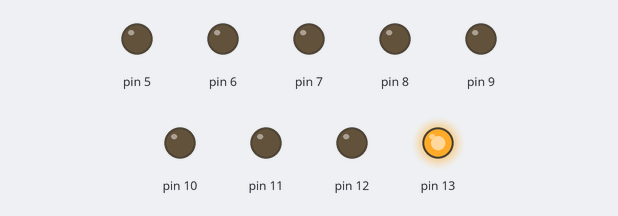
Bench run of a sketch on a simulated Arduino Uno, built with avr-gcc and run on an emulated ATmega328P. Parts: output pins drawn as LEDs (lit = HIGH).

Above: at 0.02 s.
At 0.52 s:
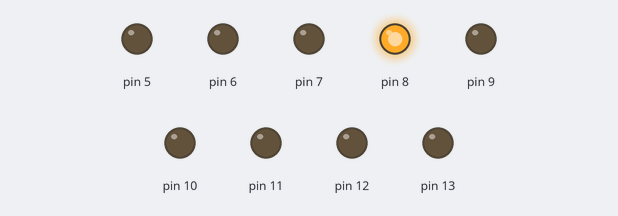
At 1.02 s:
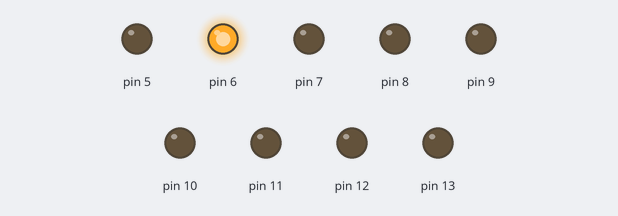
At 2.02 s:
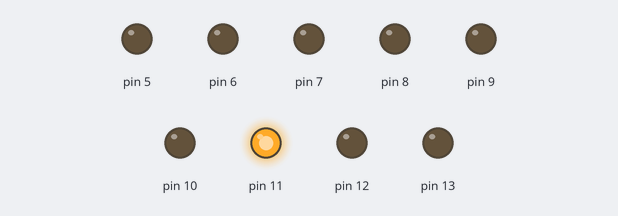
At 3.12 s:
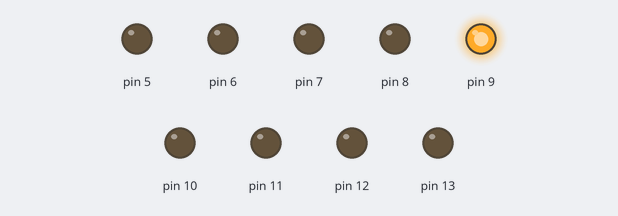
At 4.07 s:
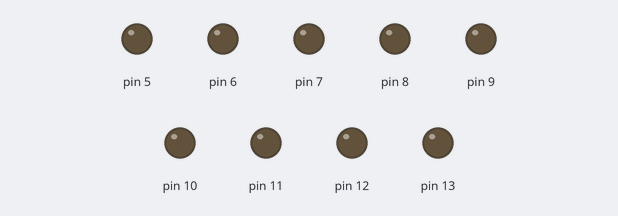
Timing chart, 0 to 4.4 s (numbered marks = the images above):
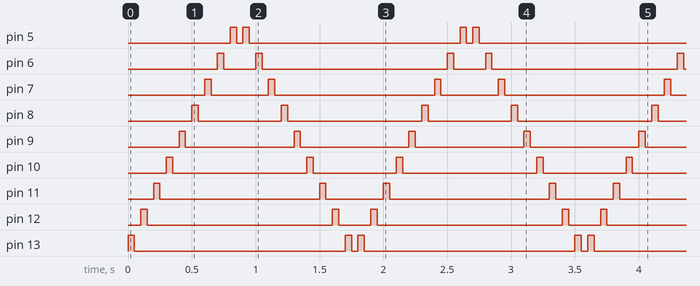

Measured:
- by itself, pin 5: repeats every 1.8 s: LOW 0.05 s, HIGH 0.05 s, LOW 1.7 s, HIGH 0.05 s
- by itself, pin 6: repeats every 1.8 s: LOW 0.25 s, HIGH 0.05 s, LOW 1.5 s, HIGH 0.05 s
- by itself, pin 7: repeats every 1.8 s: LOW 0.45 s, HIGH 0.05 s, LOW 1.3 s, HIGH 0.05 s
- by itself, pin 8: repeats every 1.8 s: LOW 0.65 s, HIGH 0.05 s, LOW 1.1 s, HIGH 0.05 s
- by itself, pin 9: alternates HIGH for 0.05 s and LOW for 0.85 s
- by itself, pin 10: repeats every 1.8 s: LOW 1.1 s, HIGH 0.05 s, LOW 0.65 s, HIGH 0.05 s
- by itself, pin 11: repeats every 1.8 s: LOW 1.3 s, HIGH 0.05 s, LOW 0.45 s, HIGH 0.05 s
- by itself, pin 12: repeats every 1.8 s: LOW 1.5 s, HIGH 0.05 s, LOW 0.25 s, HIGH 0.05 s

The sketch:

sketch_jun19a.ino
```cpp
void setup()
{
  pinMode(13,OUTPUT);
  pinMode(12,OUTPUT);
  pinMode(11,OUTPUT);
  pinMode(10,OUTPUT);
  pinMode(9,OUTPUT);
  pinMode(8,OUTPUT);
  pinMode(7,OUTPUT);
  pinMode(6,OUTPUT);
  pinMode(5,OUTPUT);
}

void loop()
{
  digitalWrite(13,HIGH);
  delay(50);
  digitalWrite(13,LOW);
  delay(50);

  digitalWrite(12,HIGH);
  delay(50);
  digitalWrite(12,LOW);
  delay(50);

  digitalWrite(11,HIGH);
  delay(50);
  digitalWrite(11,LOW);
  delay(50);

  digitalWrite(10,HIGH);
  delay(50);
  digitalWrite(10,LOW);
  delay(50);

  digitalWrite(9,HIGH);
  delay(50);
  digitalWrite(9,LOW);
  delay(50);

  digitalWrite(8,HIGH);
  delay(50);
  digitalWrite(8,LOW);
  delay(50);

  digitalWrite(7,HIGH);
  delay(50);
  digitalWrite(7,LOW);
  delay(50);

  digitalWrite(6,HIGH);
  delay(50);
  digitalWrite(6,LOW);
  delay(50);

  digitalWrite(5,HIGH);
  delay(50);
  digitalWrite(5,LOW);
  delay(50);

  // reverse 1

  digitalWrite(5,HIGH);
  delay(50);
  digitalWrite(5,LOW);
  delay(50);

  digitalWrite(6,HIGH);
  delay(50);
  digitalWrite(6,LOW);
  delay(50);

  digitalWrite(7,HIGH);
  delay(50);
  digitalWrite(7,LOW);
  delay(50);

  digitalWrite(8,HIGH);
  delay(50);
  digitalWrite(8,LOW);
  delay(50);

  digitalWrite(9,HIGH);
  delay(50);
  digitalWrite(9,LOW);
  delay(50);

  digitalWrite(10,HIGH);
  delay(50);
  digitalWrite(10,LOW);
  delay(50);

  digitalWrite(11,HIGH);
  delay(50);
  digitalWrite(11,LOW);
  delay(50);

  digitalWrite(12,HIGH);
  delay(50);
  digitalWrite(12,LOW);
  delay(50);

  digitalWrite(13,HIGH);
  delay(50);
  digitalWrite(13,LOW);
  delay(50);

  // modify 1

  digitalWrite(13,HIGH);
  delay(50);
  digitalWrite(13,LOW);
  delay(50);

  digitalWrite(12,HIGH);
  delay(50);
  digitalWrite(12,LOW);
  delay(50);

  digitalWrite(11,HIGH);
  delay(50);
  digitalWrite(11,LOW);
  delay(50);

  digitalWrite(10,HIGH);
  delay(50);
  digitalWrite(10,LOW);
  delay(50);

  digitalWrite(9,HIGH);
  delay(50);
  digitalWrite(9,LOW);
  delay(50);

  digitalWrite(8,HIGH);
  delay(50);
  digitalWrite(8,LOW);
  delay(50);

  digitalWrite(7,HIGH);
  delay(50);
  digitalWrite(7,LOW);
  delay(50);

  digitalWrite(6,HIGH);
  delay(50);
  digitalWrite(6,LOW);
  delay(50);

  digitalWrite(5,HIGH);
  delay(50);
  digitalWrite(5,LOW);
  delay(50);

  // reverse 2

  digitalWrite(5,HIGH);
  delay(50);
  digitalWrite(5,LOW);
  delay(50);

  digitalWrite(6,HIGH);
  delay(50);
  digitalWrite(6,LOW);
  delay(50);

  digitalWrite(7,HIGH);
  delay(50);
  digitalWrite(7,LOW);
  delay(50);

  digitalWrite(8,HIGH);
  delay(50);
  digitalWrite(8,LOW);
  delay(50);

  digitalWrite(9,HIGH);
  delay(50);
  digitalWrite(9,LOW);
  delay(50);

  digitalWrite(10,HIGH);
  delay(50);
  digitalWrite(10,LOW);
  delay(50);

  digitalWrite(11,HIGH);
  delay(50);
  digitalWrite(11,LOW);
  delay(50);

  digitalWrite(12,HIGH);
  delay(50);
  digitalWrite(12,LOW);
  delay(50);

  digitalWrite(13,HIGH);
  delay(50);
  digitalWrite(13,LOW);
  delay(50);

  // modify 2

  digitalWrite(13,HIGH);
  delay(50);
  digitalWrite(13,LOW);
  delay(50);

  digitalWrite(12,HIGH);
  delay(50);
  digitalWrite(12,LOW);
  delay(50);

  digitalWrite(11,HIGH);
  delay(50);
  digitalWrite(11,LOW);
  delay(50);

  digitalWrite(10,HIGH);
  delay(50);
  digitalWrite(10,LOW);
  delay(50);

  digitalWrite(9,HIGH);
  delay(50);
  digitalWrite(9,LOW);
  delay(50);

  digitalWrite(8,HIGH);
  delay(50);
  digitalWrite(8,LOW);
  delay(50);

  digitalWrite(7,HIGH);
  delay(50);
  digitalWrite(7,LOW);
  delay(50);

  digitalWrite(6,HIGH);
  delay(50);
  digitalWrite(6,LOW);
  delay(50);

  digitalWrite(5,HIGH);
  delay(50);
  digitalWrite(5,LOW);
  delay(50);

  // reverse 3

  digitalWrite(5,HIGH);
  delay(50);
  digitalWrite(5,LOW);
  delay(50);

  digitalWrite(6,HIGH);
  delay(50);
  digitalWrite(6,LOW);
  delay(50);

  digitalWrite(7,HIGH);
  delay(50);
  digitalWrite(7,LOW);
  delay(50);

  digitalWrite(8,HIGH);
  delay(50);
  digitalWrite(8,LOW);
  delay(50);

  digitalWrite(9,HIGH);
  delay(50);
  digitalWrite(9,LOW);
  delay(50);

  digitalWrite(10,HIGH);
  delay(50);
  digitalWrite(10,LOW);
  delay(50);

  digitalWrite(11,HIGH);
  delay(50);
  digitalWrite(11,LOW);
  delay(50);

  digitalWrite(12,HIGH);
  delay(50);
  digitalWrite(12,LOW);
  delay(50);

  digitalWrite(13,HIGH);
  delay(50);
  digitalWrite(13,LOW);
  delay(50);

  // Remaining "delay(1000)" (which should be "delay(50)" now)
  // Continue this replacement through the rest of the code

  // [...cut for brevity...]

}
```
